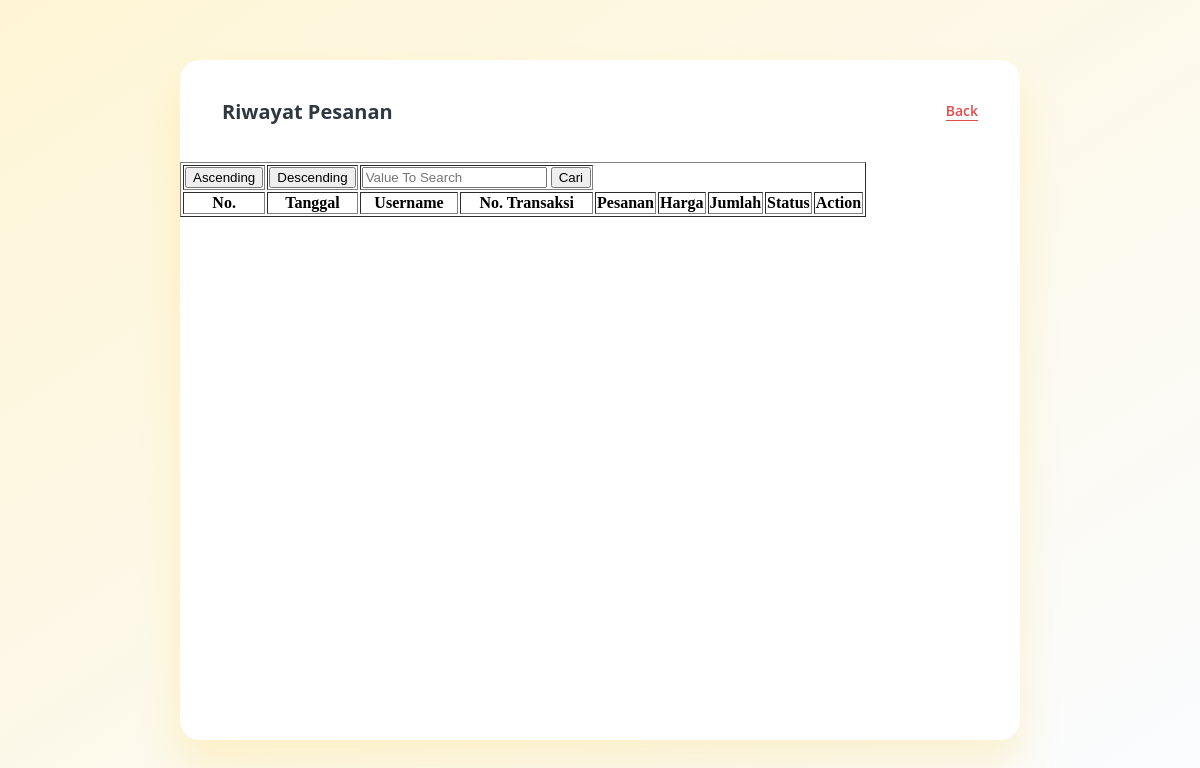
The page /edit-history.php on the database as committed earlier.
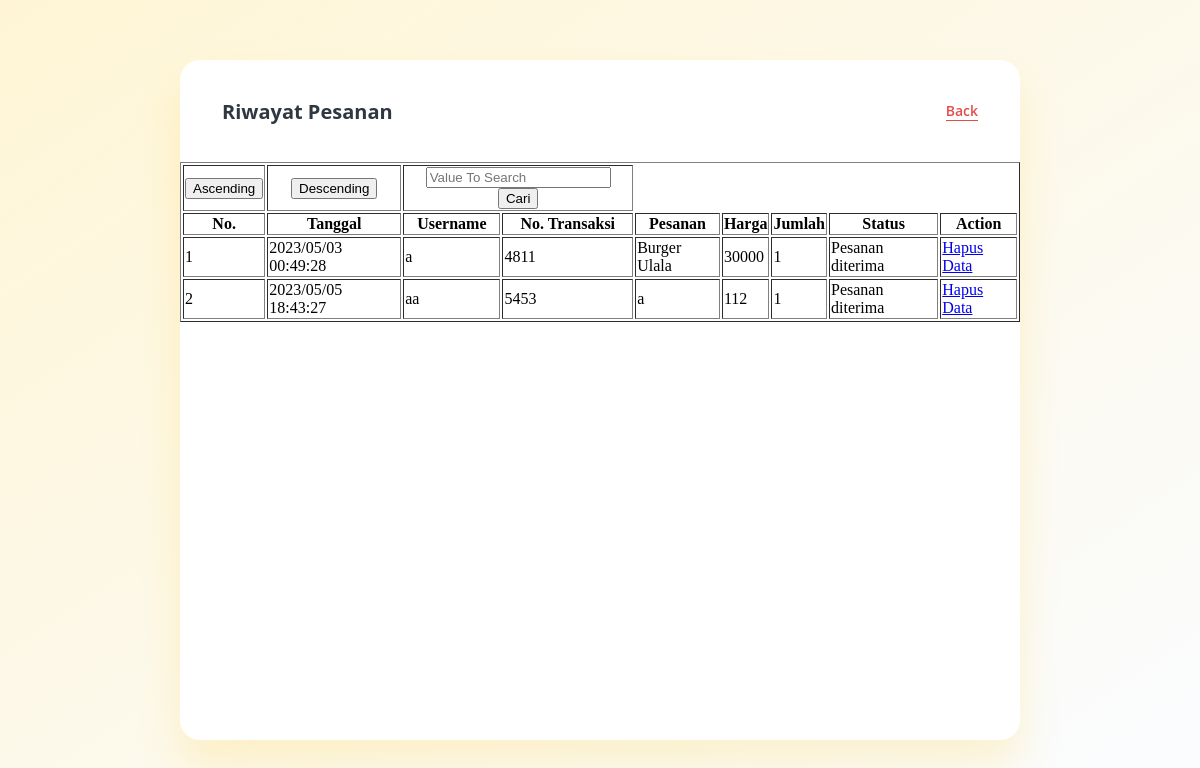
The same page on the database as committed later.
### tables this page shows
CREATE TABLE `transaksi` (
  `tanggal` varchar(100) NOT NULL,
  `no_transaksi` int(100) NOT NULL,
  `username` varchar(100) NOT NULL,
  `pesanan` varchar(100) NOT NULL,
  `harga` varchar(100) NOT NULL,
  `jumlah` int(20) NOT NULL,
  `status` varchar(30) NOT NULL
);

### edit-history.php (the view, shortened to what this page needs)
<?php
    function executeQuery($query){
        require('db/koneksi.php');
        $result = mysqli_query($con, $query);
        return $result;
    }
    if(isset($_POST['ASC'])){
    $asc_query = "SELECT * FROM transaksi
                ORDER BY tanggal ASC";
    $result = executeQuery($asc_query);
    }
    elseif (isset ($_POST['DESC'])) {
    $desc_query = "SELECT * FROM transaksi
                ORDER BY tanggal DESC";
    $result = executeQuery($desc_query);
    }
    elseif (isset ($_POST['search'])) {
        $valueToSearch = $_POST['valueToSearch'];
        $s_query = "SELECT * FROM transaksi
                WHERE CONCAT(pesanan, no_transaksi, tanggal, status)
                LIKE '%".$valueToSearch."%'";
        $result = executeQuery($s_query);
        }
    else {
        $default_query = "SELECT * FROM transaksi ";
        $result = executeQuery($default_query);
}
?>
<!DOCTYPE html>
<html lang="en">
<head>
    <link rel="stylesheet" href="css/history.css">
</head>
<body>
    <div class="Cart-Container">
    <div class="Header">
        <h3 class="Heading">Riwayat Pesanan</h3>
        <h5 class="Action">Back</h5>
    </div>
    <form method="post">
    <table border="1">
        <tr>
            <th>
            <input type="submit" name="ASC" value="Ascending">
            </th>
            <th>
            <input type="submit" name="DESC" value="Descending">
            </th>
            <th colspan="2">
            <input type="text" name="valueToSearch" placeholder="Value To Search">
            <input type="submit" name="search" value="Cari">
            </th>
        </tr>
        <tr>
            <th>No.</th>
            <th>Tanggal</th>
            <th>Username</th>
            <th>No. Transaksi</th>
            <th>Pesanan</th>
            <th>Harga</th>
            <th>Jumlah</th>
            <th>Status</th>
            <th>Action</th>
        </tr>
        <?php
        $i = 1;
        while ($row = mysqli_fetch_assoc($result)) {?>
        <tr>
            <td> <?php echo $i ?> </td>
            <td><?php echo $row['tanggal'] ?></td>
            <td><?php echo $row['username'] ?></td>
            <td><?php echo $row['no_transaksi'] ?></td>
            <td><?php echo $row['pesanan'] ?></td>
            <td><?php echo $row['harga'] ?></td>
            <td><?php echo $row['jumlah'] ?></td>
            <td><?php echo $row['status'] ?></td>
            <td><a href="del-history.php?id=<?php echo $row['tanggal'] ?>">Hapus Data</a></td>
        </tr>
        <?php $i++ ?>
        <?php } ?>
    </table>
    </form>
</body>
</html>

Rows that differ between the two databases and show on the page:
added transaksi: tanggal "2023/05/03 00:49:28", username "a", no_transaksi "4811", pesanan "Burger Ulala", harga "30000", jumlah "1", status "Pesanan diterima"
added transaksi: tanggal "2023/05/05 18:43:27", username "aa", no_transaksi "5453", pesanan "a", harga "112", jumlah "1", status "Pesanan diterima"
